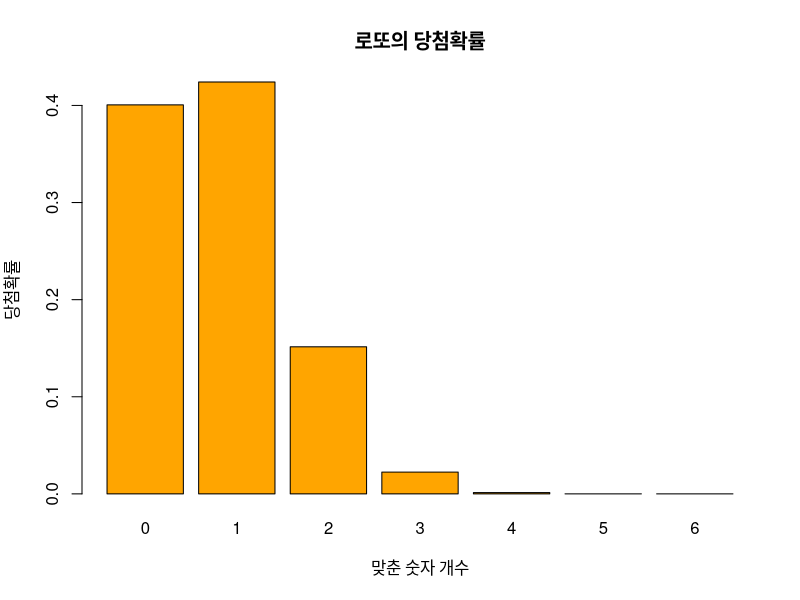
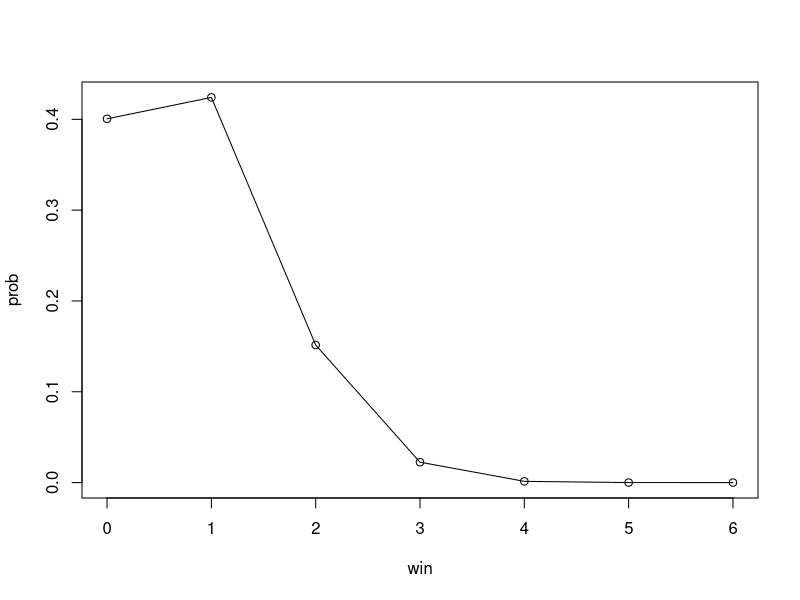
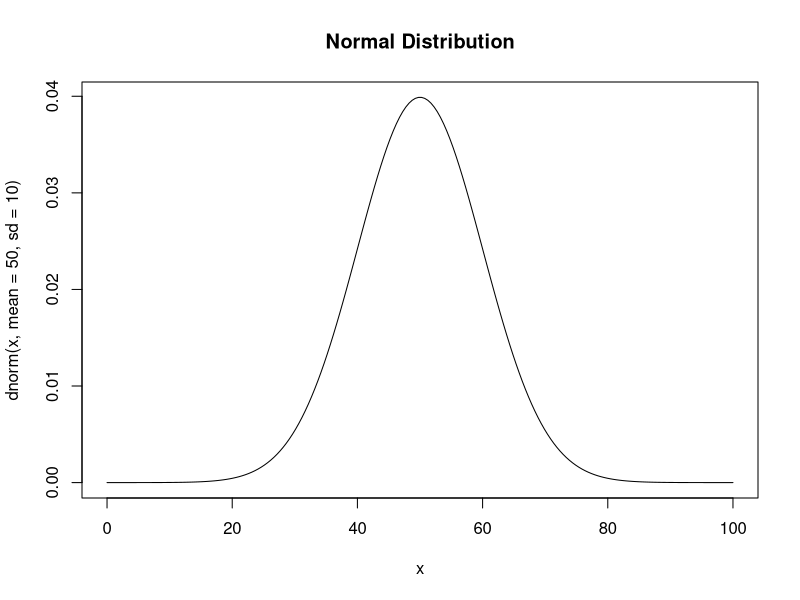
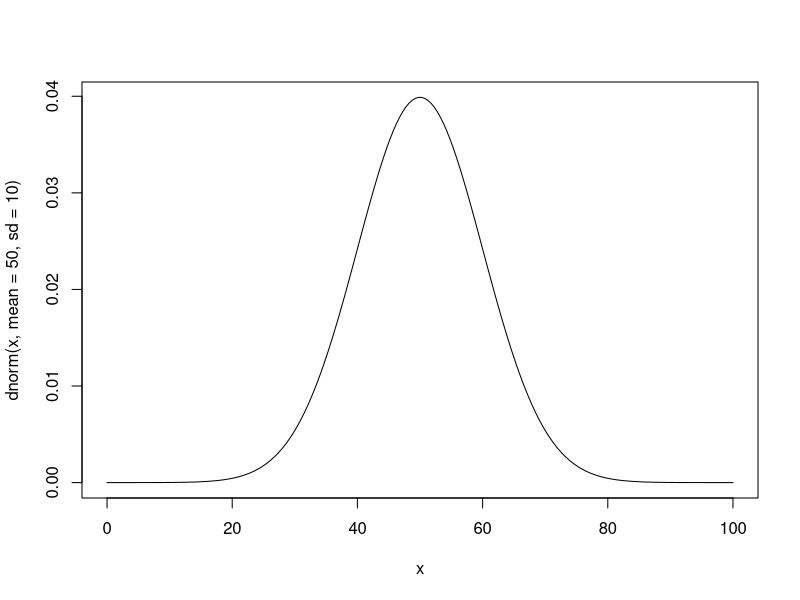
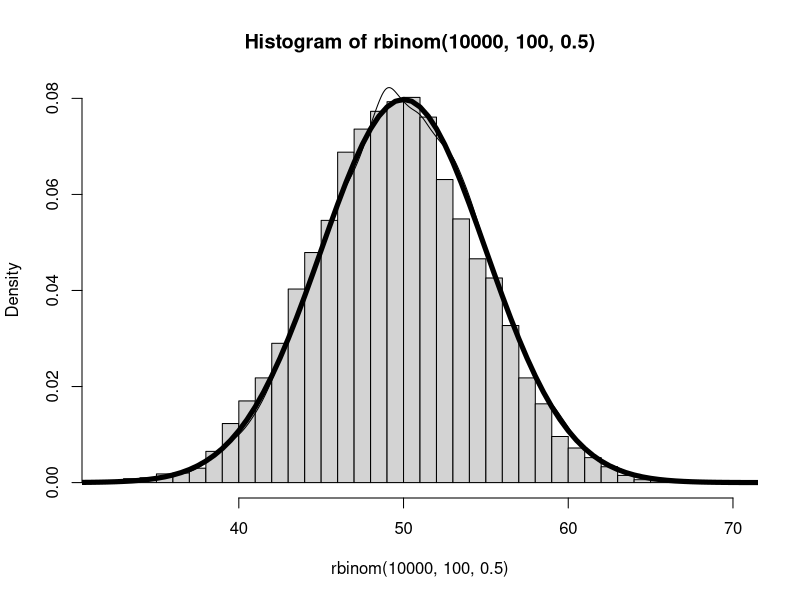

Here is the R script that generated these plots, in order:
fact = function(n) {

  if (n == 0) {
    result = 1
  } else {
    result = 1
    for (i in 1:n) {
      result = result*(i)
      }
  }
  
  return (result)
}

choose = function(a, b) {
  return ( fact(a)/fact(b)/fact(a-b) )
}

#로또 : 1~45 중 순서없이 6개 선택
#로또 하나도 맞히지 못하는 경우의 수 : 39C6
fact(39)/fact(6)/fact(33)

#3개를 맞히는 경우의 수 : 39C3 * 6C3
fact(39)/fact(3)/fact(36) * fact(6)/fact(3)/fact(3)

lotto = function(x) {
  return (choose(39, 6-x) * choose(6, x))
}

for (x in 0:6) {
  cat(x, '개를 맞출 경우의 수 : ', lotto(x), '\n')
}

lotto2 = function(x) {
  return( lotto(x) / choose(45,6))
}

for (x in 0:6) {
  cat(x, lotto2(x), '\n')
}

win = 0:6 #맞춘 개수
prob = sapply(win, lotto2) #맞출 확률

win_prob = as.table(prob) #prob 벡터를 테이블형태로 바꾸겠다 (1*n행렬)
win_prob
dimnames(win_prob) = list(win) #테이블의 열이름을 win으로 바꾸겠다
win_prob

barplot(win_prob, 
        main='로또의 당첨확률',
        xlab='맞춘 숫자 개수',
        ylab='당첨확률',
        col='orange')

plot(win, prob, type='o')

###############################################################

x=seq(0, 100, length=200) #0부터 100까지를 200개로 쪼갠다. 등차 0.5
plot(x, dnorm(x, mean=50, sd=10),
     type = 'l',
     main='Normal Distribution') #평균 50, 표편 10인 정규분포

###############################################################

x=seq(0,100,length=200)
dnorm(50, mean=50, sd=10)
plot(x, dnorm(x, mean=50, sd=10), type='l')

pnorm(40, mean=50, sd=10)  

qnorm(0.1586553, mean=50, sd=10)
qnorm(0.99, mean=0, sd=1)
  
pnorm(35000, 30000, 10000) - pnorm(25000, 30000, 10000)  
pnorm(70, 50, 10)  
pnorm(60, 50, 10)  
pnorm(80, 50, 10)

###############################################################

1-pnorm(70, 60, 10) #수학 상위
1-pnorm(80, 70, 20) #영어 상위

###############################################################

x=c('H', 'T')
count = 0
for (i in 1:1000) {
  result = sample(x, 2, replace=T)
  #if (length(result[result == 'H']) == 0) {
  #  count = count +1
  #}
  count = count + ifelse(length(result[result == 'H']) == 0, 1, 0)
}
count

x=seq(25, 75)
hist(rbinom(10000, 100, 0.5), prob=T, breaks=30, freq=F)
curve(dnorm(x, 50, 5), 25, 75, lwd=5, add=T)
lines(density(rbinom(10000, 100, 0.5)))






